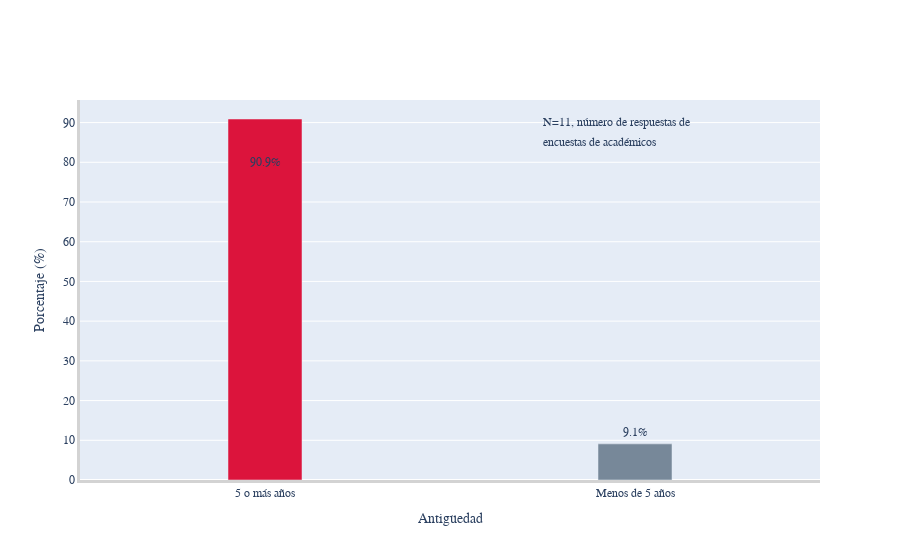

Notebook cell for this chart:
### Markdown cell above
## ¿Cuál es <span style="color:#AC1212">*antigüedad*</span> en la UACh?

### Code cell
path_file_sorted    = 'acad.xlsx'
visual_antig(path_file_sorted)

### Figure 1 — Plotly figure (JSON) as saved in the notebook; plotly's stock layout.template omitted (floating-point values rounded to 4 significant figures)
{"data": [{"marker": {"color": ["crimson", "lightslategray", "lightslategray", "lightslategray", "lightslategray"]}, "type": "bar", "width": [0.2, 0.2], "x": ["5 o más años", "Menos de 5 años"], "y": [90.9, 9.1]}], "layout": {"annotations": [{"arrowhead": 1, "showarrow": false, "text": "90.9%", "x": 0, "y": 80}, {"arrowhead": 2, "showarrow": false, "text": "9.1%", "x": 1, "y": 12}, {"arrowhead": 1, "showarrow": false, "text": "N=11, número de respuestas de", "x": 0.95, "y": 90}, {"arrowhead": 1, "showarrow": false, "text": "encuestas de académicos", "x": 0.905, "y": 85}], "font": {"family": "Rockwell", "size": 12}, "showlegend": false, "title": {"text": ""}, "xaxis": {"linecolor": "lightgrey", "linewidth": 3, "showline": true, "title": {"text": "Antigüedad"}}, "yaxis": {"linecolor": "lightgrey", "linewidth": 3, "showline": true, "title": {"text": "Porcentaje (%)"}}}}
